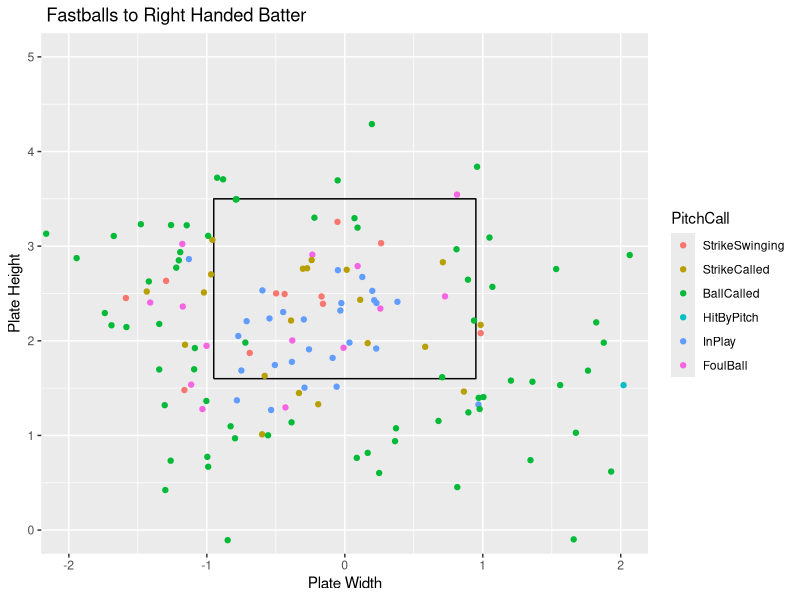
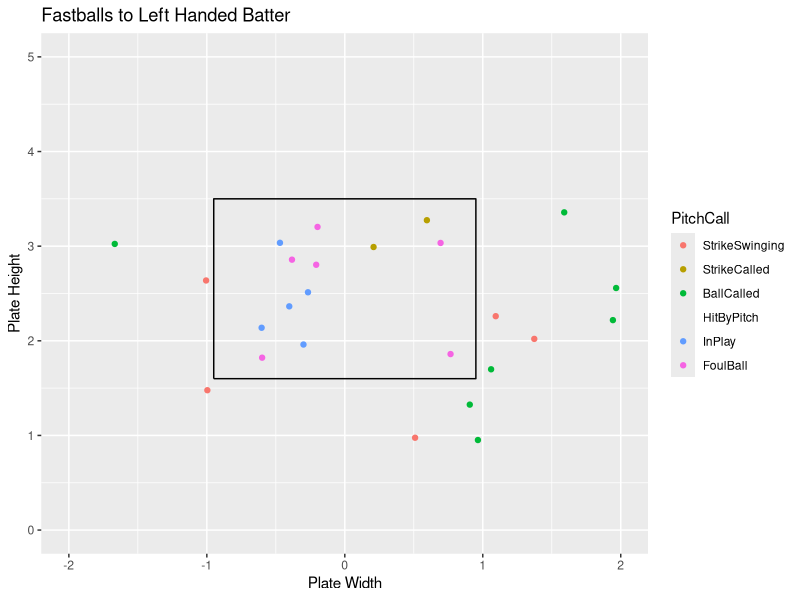

The R source for these figures, in order:
## ---- chunk 1
knitr::opts_chunk$set(fig.align = "center", fig.width = 4, fig.height = 4, comment = NA, message = FALSE, warning = FALSE, echo = FALSE)
library(readr)
library(dplyr)
library(ggplot2)
library(tidyverse)
Master <- read_csv("Master.csv")
Pitcher <- Master %>%
  filter(Pitcher == "Hooper, Cole")
x <- c(-.95,.95,.95,-.95,-.95)
z <- c(1.6,1.6,3.5,3.5,1.6)
sz <- data_frame(x, z)
## ---- chunk 2
FastballsThrownR <- Pitcher %>%
  filter(TaggedPitchType == "Fastball" & BatterSide == "Right" & !PitchCall == "Undefined")
ggplot() +
  geom_path(data = sz, aes(x = x, y = z)) +
  coord_equal() +
  xlab("Plate Width") +
  ylab("Plate Height") +
  ggtitle(" Fastballs to Right Handed Batter") +
  geom_point(data = FastballsThrownR,aes(x = PlateLocSide, y = PlateLocHeight, color = PitchCall)) +
  coord_cartesian(xlim = c(-2, 2), ylim = c(0, 5)) +
  scale_color_discrete(limits = c("StrikeSwinging" ,"StrikeCalled", "BallCalled", "HitByPitch", "InPlay", "FoulBall"))
## ---- chunk 3
FastballsThrownL <- Pitcher %>%
  filter(TaggedPitchType == "Fastball" & BatterSide == "Left" & !PitchCall == "Undefined")
ggplot() +
  geom_path(data = sz, aes(x = x, y = z)) +
  coord_equal() +
  xlab("Plate Width") +
  ylab("Plate Height") +
  ggtitle("Fastballs to Left Handed Batter") +
  geom_point(data = FastballsThrownL,aes(x = PlateLocSide, y = PlateLocHeight, color = PitchCall)) +
  coord_cartesian(xlim = c(-2, 2), ylim = c(0, 5)) +
  scale_color_discrete(limits = c("StrikeSwinging" ,"StrikeCalled", "BallCalled", "HitByPitch", "InPlay", "FoulBall"))
